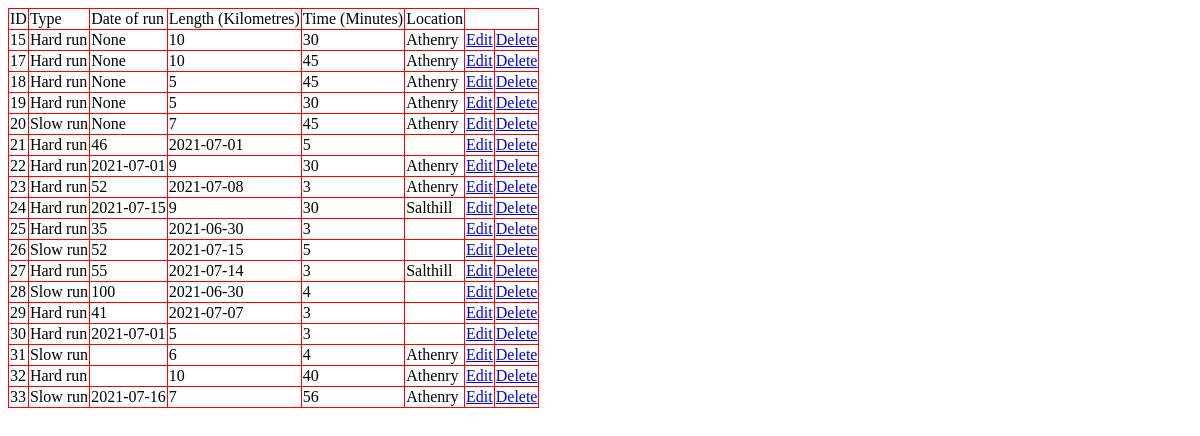
/runs/data, run on an earlier commit of the app's database.
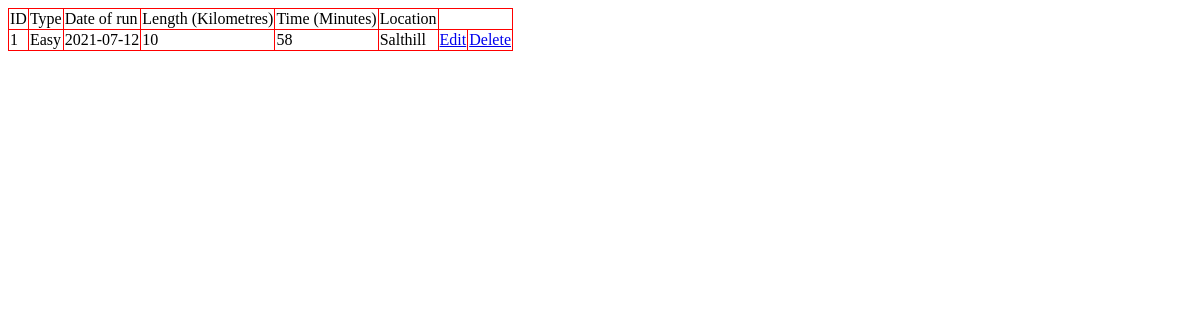
And on a later commit of the database.
### Model/Run.py (models this page shows, shortened)
class Run(db.Model):
    __tablename__ = 'runs'
    id = db.Column('run_id', db.Integer, primary_key = True)
    length = db.Column(db.String(50))
    location = db.Column(db.Integer, ForeignKey('runlocation.runlocation_id'))
    time = db.Column(db.String(10))
    date = db.Column(db.String(10))
    typeofrun = db.Column(db.Integer, ForeignKey('runtype.runtype_id'))
    related_type_of_run = relationship('Runtype', backref='Run',lazy="joined")
    related_location_of_run = relationship('Runlocation', backref='Run',lazy="joined")

### Model/Runtype.py (models this page shows, shortened)
class Runtype(db.Model):
    __tablename__ = 'runtype'
    id = db.Column('runtype_id', db.Integer, primary_key = True)
    description = db.Column(db.String(100))

### Model/Runlocation.py (models this page shows, shortened)
class Runlocation(db.Model):
    __tablename__ = 'runlocation'
    id = db.Column('runlocation_id', db.Integer, primary_key = True)
    description = db.Column(db.String(100))

### Controllers/RunController.py (the view)
@data_run.route('/runs/data')
def run_data():
    runs = Run.query.all()
    return render_template('run_data.html',data = runs)

### Templates/run_data.html (shortened to what this page needs)
<!DOCTYPE html>
<html>
<head>
</head>
<body>
<div class="container">
    <table class="table table-hover">
    <thead>
        <tr>
            <td>ID</td>
            <td>Type</td>
            <td>Date of run</td>
            <td>Length (Kilometres)</td>
            <td>Time (Minutes)</td>
            <td>Location </td>
        </tr>
    </thead>
    <tbody>
            {% for row in data| batch(1) %}
                {% include "run_row.html" %}
            {% endfor %}
    </tbody>
    </table>
</div>
</body>
</html>

### Templates/run_row.html
<tr>
    <td>{{ row[0].id }}</td>
    <td>{{ row[0].related_type_of_run.description}}</td>
    <td>{{ row[0].date }}</td>
    <td>{{ row[0].length }}</td>
    <td>{{ row[0].time }}</td>
    <td>{{ row[0].related_location_of_run.description}}</td>
    <td><a href="{{url_for('update_run.run_update', id = row[0].id )}}">
            Edit
        </a></td>
    <td><a href="{{url_for('delete_run.run_delete', id = row[0].id )}}">
            Delete
        </a></td>
</tr>

### Templates/run_data.html (style rules this page uses)
table { border-collapse:collapse; border:1px solid #FF0000; }
table td { border:1px solid #FF0000; }

What changed in the data, as far as the page shows it:
removed Run: run_id "15", description "Hard run", date "None", length "10", time "30", description "Athenry"
removed Run: run_id "17", description "Hard run", date "None", length "10", time "45", description "Athenry"
removed Run: run_id "18", description "Hard run", date "None", length "5", time "45", description "Athenry"
removed Run: run_id "19", description "Hard run", date "None", length "5", time "30", description "Athenry"
removed Run: run_id "20", description "Slow run", date "None", length "7", time "45", description "Athenry"
removed Run: run_id "21", description "Hard run", date "46", length "2021-07-01", time "5"
removed Run: run_id "22", description "Hard run", date "2021-07-01", length "9", time "30", description "Athenry"
removed Run: run_id "23", description "Hard run", date "52", length "2021-07-08", time "3", description "Athenry"
removed Run: run_id "24", description "Hard run", date "2021-07-15", length "9", time "30", description "Salthill"
removed Run: run_id "25", description "Hard run", date "35", length "2021-06-30", time "3"
removed Run: run_id "26", description "Slow run", date "52", length "2021-07-15", time "5"
removed Run: run_id "27", description "Hard run", date "55", length "2021-07-14", time "3", description "Salthill"
removed Run: run_id "28", description "Slow run", date "100", length "2021-06-30", time "4"
removed Run: run_id "29", description "Hard run", date "41", length "2021-07-07", time "3"
removed Run: run_id "30", description "Hard run", date "2021-07-01", length "5", time "3"
removed Run: run_id "31", description "Slow run", length "6", time "4", description "Athenry"
removed Run: run_id "32", description "Hard run", length "10", time "40", description "Athenry"
removed Run: run_id "33", description "Slow run", date "2021-07-16", length "7", time "56", description "Athenry"
added Run: run_id "1", description "Easy", date "2021-07-12", length "10", time "58", description "Salthill"
